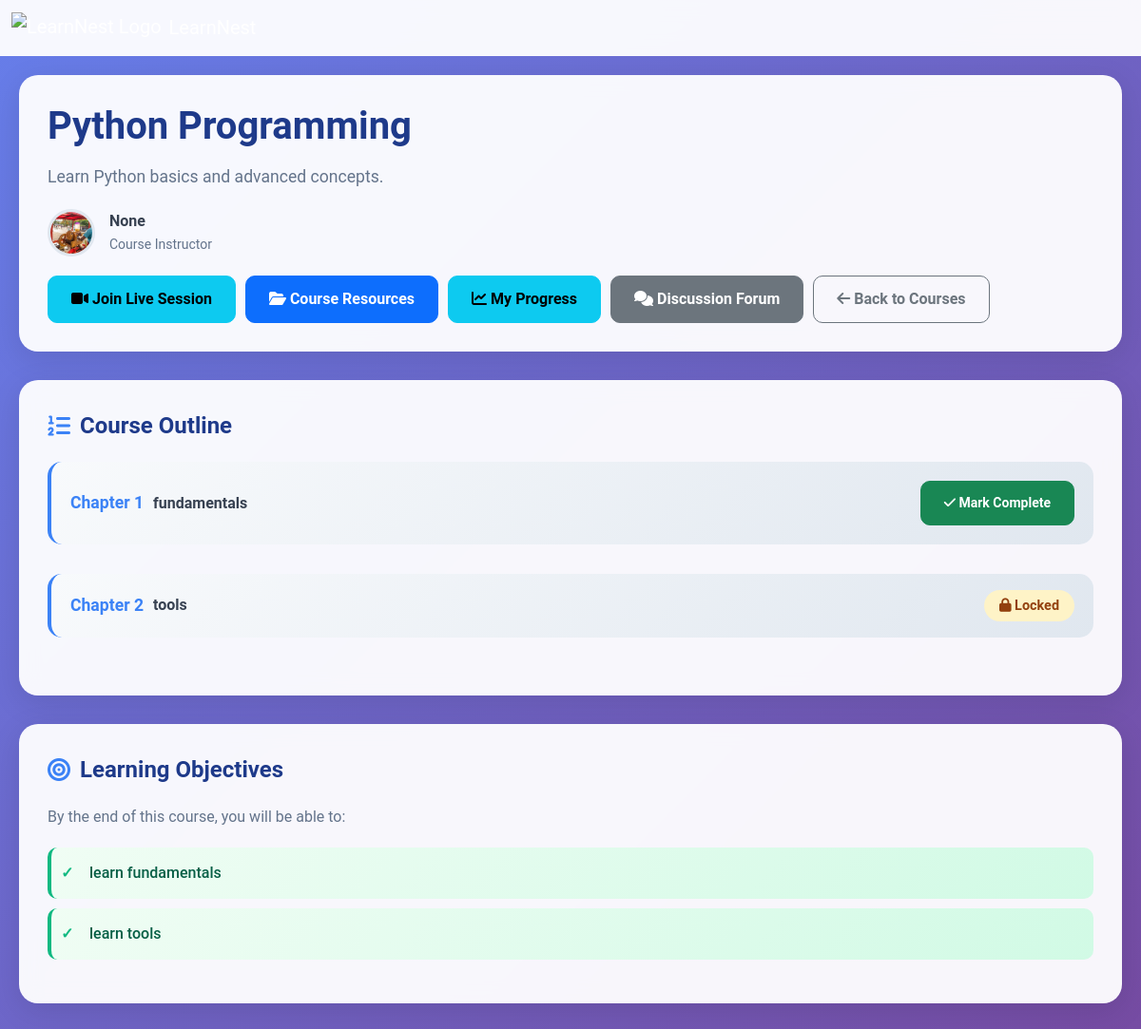
/course/1/overview (signed in), run on the app's committed database.
### tables this page shows
CREATE TABLE courses
             (id INTEGER PRIMARY KEY, title TEXT, creator_id INTEGER, description TEXT, reference_file_path TEXT, meeting_link TEXT, outline TEXT, objectives TEXT, created_at TEXT, live_session_start TEXT, live_session_end TEXT, live_days TEXT, course_code TEXT);

### app.py (the view)
@app.route('/course/<int:course_id>/overview')
@login_required
def course_overview(course_id):
    conn = sqlite3.connect('database.db')
    c = conn.cursor()
    c.execute('SELECT title, description, creator_id, meeting_link, outline, objectives FROM courses WHERE id = ?', (course_id,))
    course_data = c.fetchone()
    if not course_data:
        conn.close()
        flash('Course not found.')
        return redirect(url_for('home'))
    course_title, description, creator_id, meeting_link, outline, objectives = course_data
    c.execute('SELECT username, avatar, display_name FROM users WHERE id = ?', (creator_id,))
    creator_info = c.fetchone()
    creator_username = creator_info[0] if creator_info else 'Unknown'
    creator_avatar = creator_info[1] if creator_info else None
    creator_display_name = creator_info[2] if creator_info else creator_info[0]
    c.execute('SELECT enrollment_number FROM enrollments WHERE user_id = ? AND course_id = ?', (current_user.id, course_id))
    enrollment = c.fetchone()
    is_enrolled = bool(enrollment)
    chapter_progress = []
    if is_enrolled:
        c.execute("CREATE TABLE IF NOT EXISTS chapter_progress (user_id INTEGER, course_id INTEGER, chapter_idx INTEGER, completed INTEGER, PRIMARY KEY (user_id, course_id, chapter_idx))")
        chapters = outline.split('\n') if outline else []
        for idx in range(len(chapters)):
            c.execute("SELECT completed FROM chapter_progress WHERE user_id=? AND course_id=? AND chapter_idx=?", (current_user.id, course_id, idx))
            row = c.fetchone()
            chapter_progress.append(bool(row and row[0]))
    conn.close()
    return render_template('course_overview.html',
                         course_id=course_id,
                         course_title=course_title,
                         description=description,
                         outline=outline,
                         objectives=objectives,
                         meeting_link=meeting_link,
                         creator_username=creator_username,
                         creator_avatar=creator_avatar,
                         creator_display_name=creator_display_name,
                         is_enrolled=is_enrolled,
                         chapter_progress=chapter_progress)

### app.py (called while the page is built, shortened)
@contextmanager
def get_db_connection():
    try:
        yield _local.connection
    except Exception:
        _local.connection.rollback()
        raise
    finally:
        pass

@login_manager.user_loader
def load_user(user_id):
    with get_db_connection() as conn:
        c = conn.cursor()
        c.execute('SELECT id, username, role FROM users WHERE id = ?', (user_id,))
        user_data = c.fetchone()
        if user_data:
            return User(user_data[0], user_data[1], user_data[2])
    return None

### templates/course_overview.html (shortened to what this page needs)
<!DOCTYPE html>
<html lang="en">
<head>
    <link href="https://cdn.jsdelivr.net/npm/bootstrap@5.3.2/dist/css/bootstrap.min.css" rel="stylesheet">
    <link rel="stylesheet" href="https://cdnjs.cloudflare.com/ajax/libs/font-awesome/6.4.2/css/all.min.css" />
</head>
<body>
    <nav class="navbar navbar-expand-lg navbar-dark bg-dark sticky-top">
        <div class="container-fluid">
            <a class="navbar-brand d-flex align-items-center" href="/home">
                        {% if current_user.is_authenticated and user_logo %}
            <img src="{{ user_logo }}" alt="LearnNest Logo" style="height:32px;margin-right:8px;">
        {% else %}
            <img src="https://img.icons8.com/ios-filled/50/4CAF50/open-book--v2.png" alt="LearnNest Logo" style="height:32px;margin-right:8px;">
        {% endif %}
            </a>
        </div>
    </nav>
    <div class="main-container">
        <div class="course-header">
            <h1 class="course-title">{{ course_title }}</h1>
            <p class="course-description">{{ description }}</p>
            <div class="creator-info">
                <img src="{{ creator_avatar if creator_avatar else 'https://ui-avatars.com/api/?name=' + creator_display_name|urlencode }}"
                     alt="Creator Avatar" class="creator-avatar">
                <div>
                    <div class="creator-name">{{ creator_display_name }}</div>
                    <small style="color: #64748b;">Course Instructor</small>
                </div>
            </div>
            <div class="action-buttons">
                {% if meeting_link %}
                    <a href="{{ meeting_link }}" target="_blank" class="btn btn-info">
                        <i class="fas fa-video"></i> Join Live Session
                    </a>
                {% endif %}
                {% if not is_enrolled %}
                    <a href="{{ url_for('enroll', course_id=course_id) }}" class="btn btn-success">
                        <i class="fas fa-user-plus"></i> Enroll Now
                    </a>
                {% else %}
                    <a href="{{ url_for('resources', course_id=course_id) }}" class="btn btn-primary">
                        <i class="fas fa-folder-open"></i> Course Resources
                    </a>
                    <a href="{{ url_for('progress', course_id=course_id) }}" class="btn btn-info">
                        <i class="fas fa-chart-line"></i> My Progress
                    </a>
                {% endif %}
                <a href="{{ url_for('forum', course_id=course_id) }}" class="btn btn-secondary">
                    <i class="fas fa-comments"></i> Discussion Forum
                </a>
                <a href="{{ url_for('home_dashboard') }}" class="btn btn-outline-secondary">
                    <i class="fas fa-arrow-left"></i> Back to Courses
                </a>
            </div>
        </div>
        {% if outline %}
        <div class="section-card">
            <div class="section-title">
                <i class="fas fa-list-ol"></i> Course Outline
            </div>
            <div class="row">
                {% set chapters = outline.split('\n') %}
                {% for chapter in chapters if chapter.strip() %}
                    {% set idx = loop.index0 %}
                    <div class="col-12 mb-3">
                        <div class="chapter-card d-flex justify-content-between align-items-center">
                            <div class="d-flex align-items-center">
                                <span class="chapter-number">Chapter {{ loop.index }}</span>
                                <span class="chapter-title">{{ chapter }}</span>
                            </div>
                            <div>
                                {% if is_enrolled %}
                                    {% if not chapter_progress[idx] %}
                                        {% if idx == 0 or chapter_progress[idx-1] %}
                                            <form method="POST" action="{{ url_for('mark_chapter_complete', course_id=course_id, chapter_idx=idx) }}" style="display:inline;">
                                                <button type="submit" class="btn btn-success btn-sm">
                                                    <i class="fas fa-check"></i> Mark Complete
                                                </button>
                                            </form>
                                        {% else %}
                                            <span class="status-badge status-locked">
                                                <i class="fas fa-lock"></i> Locked
                                            </span>
                                        {% endif %}
                                    {% else %}
                                        <span class="status-badge status-completed">
                                            <i class="fas fa-check-circle"></i> Completed
                                        </span>
                                    {% endif %}
                                {% else %}
                                    <span class="status-badge status-available">
                                        <i class="fas fa-play"></i> Available
                                    </span>
                                {% endif %}
                            </div>
                        </div>
                    </div>
                {% endfor %}
            </div>
        </div>
        {% endif %}
        {% if objectives %}
        <div class="section-card">
            <div class="section-title">
                <i class="fas fa-bullseye"></i> Learning Objectives
            </div>
            <p style="color: #64748b; margin-bottom: 20px;">
                By the end of this course, you will be able to:
            </p>
            <ul class="objectives-list">
                {% for line in objectives.split('\n') if line.strip() %}
                <li>
                    <span>{{ line }}</span>
                </li>
                {% endfor %}
            </ul>
        </div>
        {% endif %}
    </div>
</body>
</html>

### templates/course_overview.html (style rules this page uses)
body { font-family: 'Roboto', sans-serif; background: linear-gradient(135deg, #667eea 0%, #764ba2 100%); min-height: 100vh; margin: 0; padding: 0; }
.navbar { background: rgba(255, 255, 255, 0.95) !important; backdrop-filter: blur(10px); border-bottom: 1px solid rgba(255, 255, 255, 0.2); }
.main-container { max-width: 1200px; margin: 0 auto; padding: 20px; }
.course-header { background: rgba(255, 255, 255, 0.95); border-radius: 20px; padding: 30px; margin-bottom: 30px; box-shadow: 0 8px 32px rgba(0, 0, 0, 0.1); backdrop-filter: blur(10px); }
.course-title { font-size: 2.5rem; font-weight: 700; color: #1e3a8a; margin-bottom: 15px; }
.course-description { font-size: 1.1rem; color: #64748b; margin-bottom: 20px; line-height: 1.6; }
.creator-info { display: flex; align-items: center; margin-bottom: 20px; }
.creator-avatar { width: 50px; height: 50px; border-radius: 50%; object-fit: cover; margin-right: 15px; border: 3px solid #e0e7ef; }
.creator-name { font-weight: 600; color: #374151; }
.section-card { background: rgba(255, 255, 255, 0.95); border-radius: 20px; padding: 30px; margin-bottom: 30px; box-shadow: 0 8px 32px rgba(0, 0, 0, 0.1); backdrop-filter: blur(10px); }
.section-title { font-size: 1.5rem; font-weight: 700; color: #1e3a8a; margin-bottom: 20px; display: flex; align-items: center; }
.section-title i { margin-right: 10px; color: #3b82f6; }
.chapter-card { background: linear-gradient(135deg, #f8fafc 0%, #e0e7ef 100%); border-radius: 15px; padding: 20px; margin-bottom: 15px; border-left: 4px solid #3b82f6; transition: all 0.3s ease; }
.chapter-number { font-weight: 700; color: #3b82f6; font-size: 1.1rem; }
.chapter-title { font-weight: 600; color: #374151; margin-left: 10px; }
.objectives-list { list-style: none; padding: 0; }
.objectives-list li { background: linear-gradient(135deg, #f0fdf4 0%, #d1fae5 100%); border-radius: 10px; padding: 15px 20px; margin-bottom: 10px; border-left: 4px solid #10b981; position: relative; }
.objectives-list li:before { content: "✓"; position: absolute; left: 10px; top: 50%; transform: translateY(-50%); color: #10b981; font-weight: bold; }
.objectives-list li span { margin-left: 20px; color: #065f46; font-weight: 500; }
.action-buttons { display: flex; gap: 10px; flex-wrap: wrap; margin-top: 20px; }
.btn { border-radius: 10px; font-weight: 600; padding: 12px 24px; transition: all 0.3s ease; }
.status-badge { padding: 8px 16px; border-radius: 20px; font-size: 0.9rem; font-weight: 600; }
.status-locked { background: #fef3c7; color: #92400e; }

### data on the page
courses: title "Python Programming", description "Learn Python basics and advanced concepts."

### other printed values
{{ creator_display_name }} "None"
{{ chapter }} "fundamentals" "tools"
{{ line }} "learn fundamentals" "learn tools"
